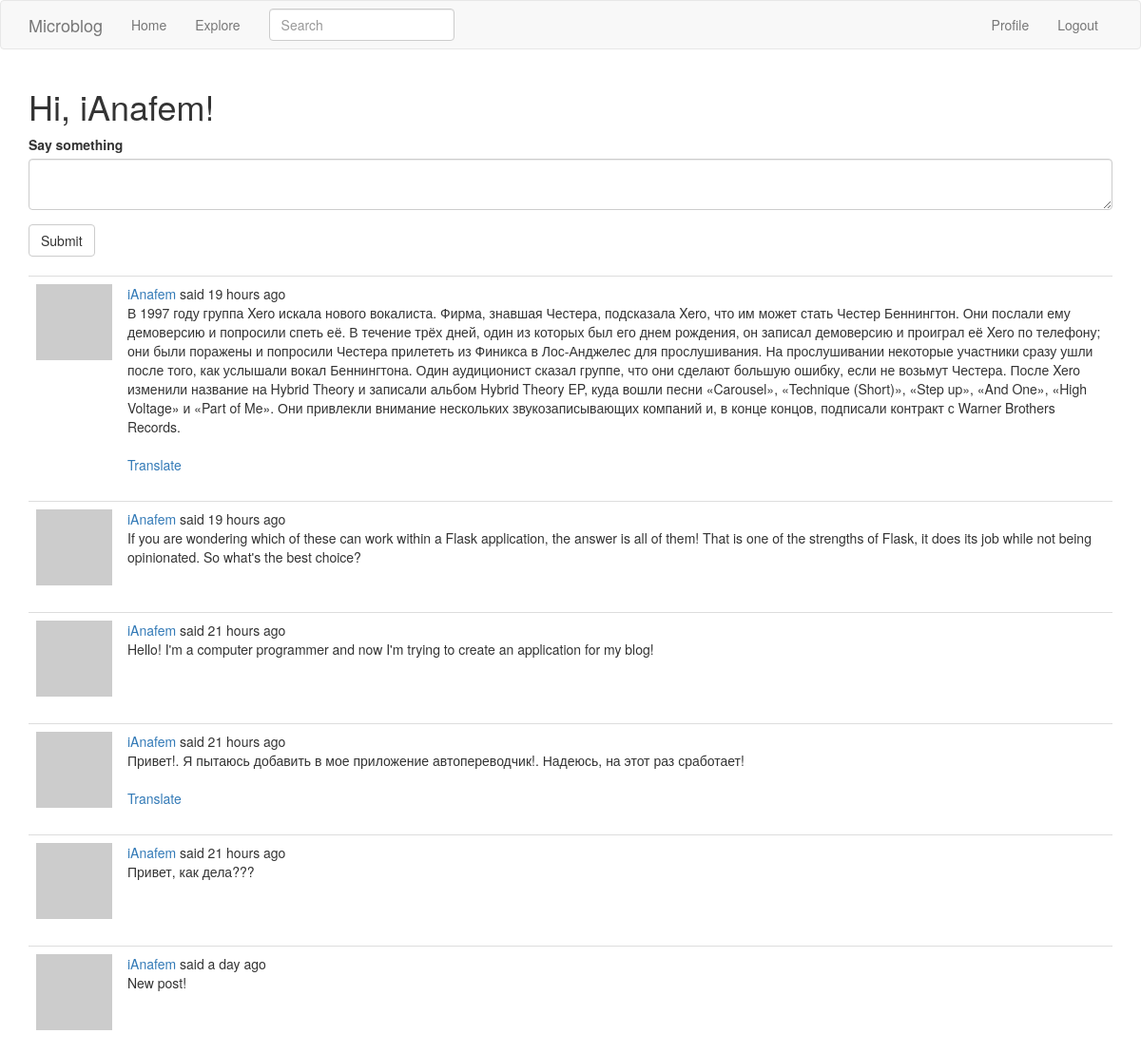
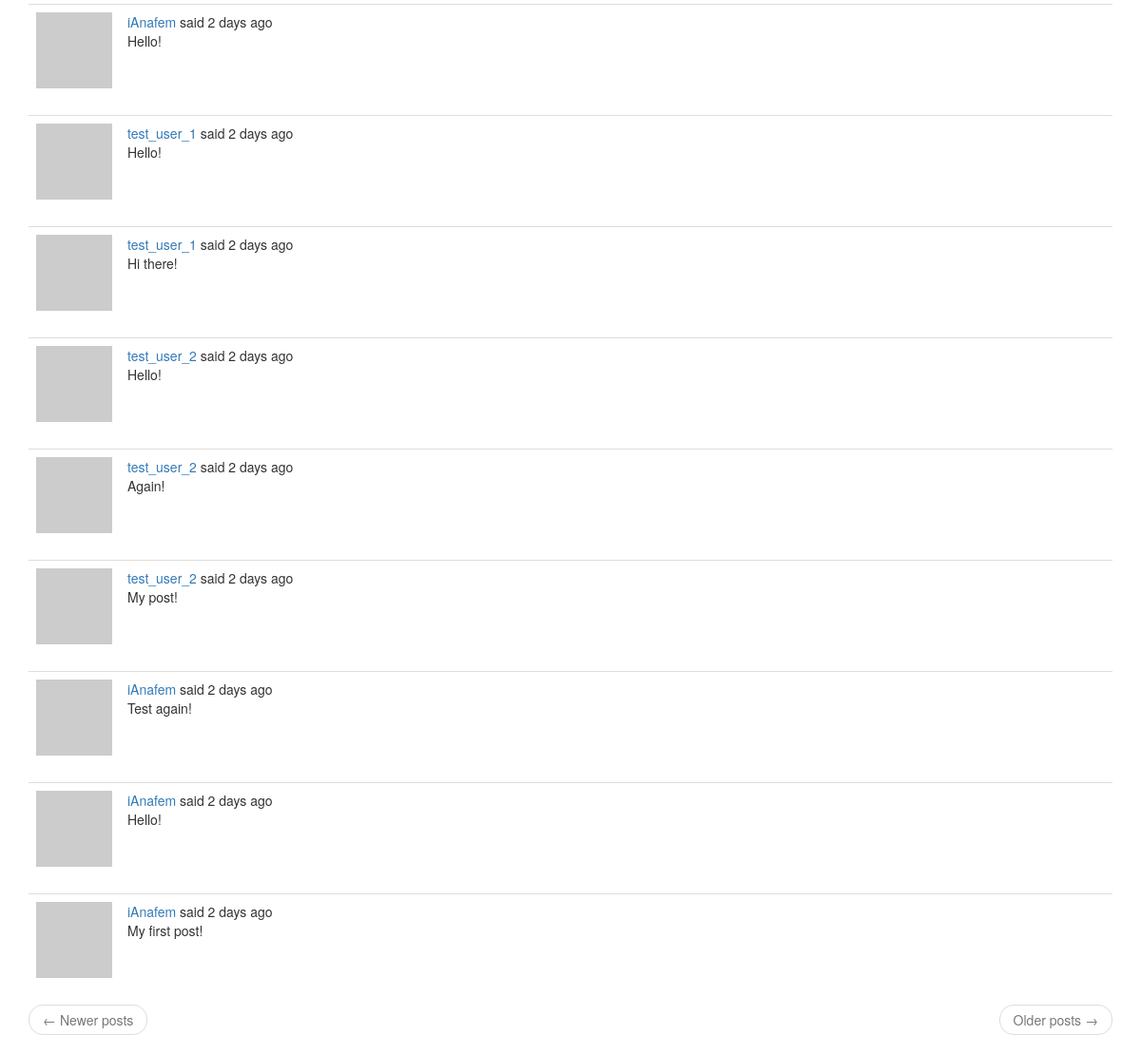
The page /index (signed in) on the database its author committed (2 pictures, top to bottom).
### app/models.py (models this page shows, shortened)
class User(UserMixin, db.Model):
    id = db.Column(db.Integer, primary_key=True)
    username = db.Column(db.String(64), index=True, unique=True)
    email = db.Column(db.String(120), index=True, unique=True)
    password_hash = db.Column(db.String(128))
    posts = db.relationship('Post', backref='author', lazy='dynamic')
    about_me = db.Column(db.String(140))
    last_seen = db.Column(db.DateTime, default=datetime.utcnow)
    followed = db.relationship(
        'User', secondary=followers,
        primaryjoin=(followers.c.follower_id == id),
        secondaryjoin=(followers.c.followed_id == id),
        backref=db.backref('followers', lazy='dynamic'), lazy='dynamic')
    def avatar(self, size):
        digest = md5(self.email.lower().encode('utf-8')).hexdigest()
        return 'https://www.gravatar.com/avatar/{}?d=identicon&s={}'.format(
            digest, size)
    def followed_posts(self):
        followed = Post.query.join(
            followers, (followers.c.followed_id == Post.user_id)).filter(
                followers.c.follower_id == self.id)
        own = Post.query.filter_by(user_id=self.id)
        return followed.union(own).order_by(Post.timestamp.desc())

class SearchableMixin(object):
    @classmethod
    def before_commit(cls, session):
        session._changes = {
            'add': list(session.new),
            'update': list(session.dirty),
            'delete': list(session.deleted)
        }
    @classmethod
    def after_commit(cls, session):
        for obj in session._changes['add']:
            if isinstance(obj, SearchableMixin):
                add_to_index(obj.__tablename__, obj)
        for obj in session._changes['update']:
            if isinstance(obj, SearchableMixin):
                add_to_index(obj.__tablename__, obj)
        for obj in session._changes['delete']:
            if isinstance(obj, SearchableMixin):
                remove_from_index(obj.__tablename__, obj)
        session._changes = None

class Post(SearchableMixin, db.Model):
    __searchable__ = ['body']
    id = db.Column(db.Integer, primary_key=True)
    body = db.Column(db.String(140))
    timestamp = db.Column(db.DateTime, index=True, default=datetime.utcnow)
    user_id = db.Column(db.Integer, db.ForeignKey('user.id'))
    language = db.Column(db.String(5))

### app/main/routes.py (the view, shortened to what this page needs)
@bp.route('/', methods=['GET', 'POST'])
@bp.route('/index', methods=['GET', 'POST'])
@login_required
def index():
    form = PostForm()
    page = request.args.get('page', 1, type=int)
    posts = current_user.followed_posts().paginate(
        page, current_app.config['POSTS_PER_PAGE'], False)
    next_url = url_for('main.index', page=posts.next_num) \
        if posts.has_next else None
    prev_url = url_for('main.index', page=posts.prev_num) \
        if posts.has_prev else None
    return render_template('index.html', title=_('Home'), form=form,
                           posts=posts.items, next_url=next_url,
                           prev_url=prev_url)

### app/main/forms.py
class SearchForm(FlaskForm):
    q = StringField(_l('Search'), validators=[DataRequired()])
    def __init__(self, *args, **kwargs):
        if 'formdata' not in kwargs:
            kwargs['formdata'] = request.args
        if 'csrf_enabled' not in kwargs:
            kwargs['csrf_enabled'] = False
        super(SearchForm, self).__init__(*args, **kwargs)

class PostForm(FlaskForm):
    post = TextAreaField(_l('Say something'), validators=[DataRequired()])
    submit = SubmitField(_l('Submit'))

### app/main/routes.py (called while the page is built)
@bp.before_app_request
def before_request():
    if current_user.is_authenticated:
        current_user.last_seen = datetime.utcnow()
        db.session.commit()
        g.search_form = SearchForm()
    g.locale = str(get_locale())

### app/models.py (called while the page is built)
@login.user_loader
def load_user(id):
    return User.query.get(int(id))

### app/templates/index.html
{% extends "base.html" %}
{% import 'bootstrap/wtf.html' as wtf %}
{% block app_content %}
    <h1>{{ _('Hi, %(username)s!', username=current_user.username) }}</h1>
    {% if form %}
    {{ wtf.quick_form(form) }}
    <br>
    {% endif %}
    {% for post in posts %}
        {% include '_post.html' %}
    {% endfor %}
    <nav aria-label="...">
        <ul class="pager">
            <li class="previous{% if not prev_url %} disabled{% endif %}">
                <a href="{{ prev_url or '#' }}">
                    <span aria-hidden="true">&larr;</span> {{ _('Newer posts') }}
                </a>
            </li>
            <li class="next{% if not next_url %} disabled{% endif %}">
                <a href="{{ next_url or '#' }}">
                    {{ _('Older posts') }} <span aria-hidden="true">&rarr;</span>
                </a>
            </li>
        </ul>
    </nav>
{% endblock %}

### app/templates/_post.html (shortened to what this page needs)
    <table class="table table-hover">
        <tr>
            <td width="70px">
                <a href="{{ url_for('main.user', username=post.author.username) }}">
                    <img src="{{ post.author.avatar(70) }}" />
                </a>
            </td>
            <td>
                {{ _('%(username)s said %(when)s',
                    username=user_link, when=moment(post.timestamp).fromNow()) }}
                <br>
                <span id="post{{ post.id }}">{{ post.body }}</span>
                {% if post.language and post.language != g.locale %}
                <br><br>
                <span id="translation{{ post.id }}">
                    <a href="javascript:translate(
                                '#post{{ post.id }}',
                                '#translation{{ post.id }}',
                                '{{ post.language }}',
                                '{{ g.locale }}');">{{ _('Translate') }}</a>
                </span>
                {% endif %}
            </td>
        </tr>
    </table>

### rows shown on the page
Post: body "В 1997 году группа Xero искала нового вокалиста. Фирма, знавшая Честера, подсказала Xero, что им может стать Честер Беннингтон. Они послали ему демоверсию и попросили спеть её. В течение трёх дней, один из которых был его днем рождения, он записал демоверсию и проиграл её Xero по телефону; они были поражены и попросили Честера прилететь из Финикса в Лос-Анджелес для прослушивания. На прослушивании некоторые участники сразу ушли после того, как услышали вокал Беннингтона. Один аудиционист сказал группе, что они сделают большую ошибку, если не возьмут Честера. После Xero изменили название на Hybrid Theory и записали альбом Hybrid Theory EP, куда вошли песни «Carousel», «Technique (Short)»,…"
Post: body "If you are wondering which of these can work within a Flask application, the answer is all of them! That is one of the strengths of Flask, it does its job while not being opinionated. So what's the best choice?"
Post: body "Hello! I'm a computer programmer and now I'm trying to create an application for my blog!"
Post: body "Привет!. Я пытаюсь добавить в мое приложение автопереводчик!. Надеюсь, на этот раз сработает!"
Post: body "Привет, как дела???"
Post: body "New post!"
Post: body "Hello!"
Post: body "Hello!"
Post: body "Hi there!"
Post: body "Hello!"
Post: body "Again!"
Post: body "My post!"
Post: body "Test again!"
Post: body "Hello!"
Post: body "My first post!"
